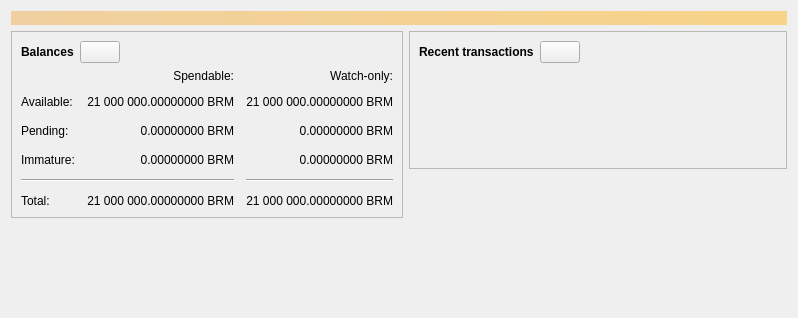
<?xml version="1.0" encoding="UTF-8"?>
<ui version="4.0">
 <class>OverviewPage</class>
 <widget class="QWidget" name="OverviewPage">
  <property name="geometry">
   <rect>
    <x>0</x>
    <y>0</y>
    <width>798</width>
    <height>318</height>
   </rect>
  </property>
  <property name="windowTitle">
   <string>Form</string>
  </property>
  <layout class="QVBoxLayout" name="topLayout">
   <item>
    <widget class="QLabel" name="labelAlerts">
     <property name="visible">
      <bool>false</bool>
     </property>
     <property name="styleSheet">
      <string notr="true">QLabel { background-color: qlineargradient(x1: 0, y1: 0, x2: 1, y2: 0, stop:0 #F0D0A0, stop:1 #F8D488); color:#000000; }</string>
     </property>
     <property name="wordWrap">
      <bool>true</bool>
     </property>
     <property name="margin">
      <number>3</number>
     </property>
     <property name="textInteractionFlags">
      <set>Qt::TextSelectableByMouse</set>
     </property>
    </widget>
   </item>
   <item>
    <layout class="QHBoxLayout" name="horizontalLayout" stretch="1,1">
     <item>
      <layout class="QVBoxLayout" name="verticalLayout_2">
       <item>
        <widget class="QFrame" name="frame">
         <property name="frameShape">
          <enum>QFrame::StyledPanel</enum>
         </property>
         <property name="frameShadow">
          <enum>QFrame::Raised</enum>
         </property>
         <layout class="QVBoxLayout" name="verticalLayout_4">
          <item>
           <layout class="QHBoxLayout" name="horizontalLayout_4">
            <item>
             <widget class="QLabel" name="label_5">
              <property name="font">
               <font>
                <weight>75</weight>
                <bold>true</bold>
               </font>
              </property>
              <property name="text">
               <string>Balances</string>
              </property>
             </widget>
            </item>
            <item>
             <widget class="QPushButton" name="labelWalletStatus">
              <property name="enabled">
               <bool>true</bool>
              </property>
              <property name="maximumSize">
               <size>
                <width>45</width>
                <height>16777215</height>
               </size>
              </property>
              <property name="toolTip">
               <string>The displayed information may be out of date. Your wallet automatically synchronizes with the Bitcoin network after a connection is established, but this process has not completed yet.</string>
              </property>
              <property name="text">
               <string/>
              </property>
              <property name="icon">
               <iconset resource="../bitraam.qrc">
                <normaloff>:/icons/warning</normaloff>
                <disabledoff>:/icons/warning</disabledoff>:/icons/warning</iconset>
              </property>
              <property name="iconSize">
               <size>
                <width>24</width>
                <height>24</height>
               </size>
              </property>
             </widget>
            </item>
            <item>
             <spacer name="horizontalSpacer_3">
              <property name="orientation">
               <enum>Qt::Horizontal</enum>
              </property>
              <property name="sizeHint" stdset="0">
               <size>
                <width>40</width>
                <height>20</height>
               </size>
              </property>
             </spacer>
            </item>
           </layout>
          </item>
          <item>
           <layout class="QGridLayout" name="gridLayout">
            <property name="spacing">
             <number>12</number>
            </property>
            <item row="2" column="2">
             <widget class="QLabel" name="labelWatchPending">
              <property name="cursor">
               <cursorShape>IBeamCursor</cursorShape>
              </property>
              <property name="toolTip">
               <string>Unconfirmed transactions to watch-only addresses</string>
              </property>
              <property name="text">
               <string notr="true">0.00000000 BRM</string>
              </property>
              <property name="alignment">
               <set>Qt::AlignRight|Qt::AlignTrailing|Qt::AlignVCenter</set>
              </property>
              <property name="textInteractionFlags">
               <set>Qt::LinksAccessibleByMouse|Qt::TextSelectableByKeyboard|Qt::TextSelectableByMouse</set>
              </property>
             </widget>
            </item>
            <item row="2" column="1">
             <widget class="QLabel" name="labelUnconfirmed">
              <property name="cursor">
               <cursorShape>IBeamCursor</cursorShape>
              </property>
              <property name="toolTip">
               <string>Total of transactions that have yet to be confirmed, and do not yet count toward the spendable balance</string>
              </property>
              <property name="text">
               <string notr="true">0.00000000 BRM</string>
              </property>
              <property name="alignment">
               <set>Qt::AlignRight|Qt::AlignTrailing|Qt::AlignVCenter</set>
              </property>
              <property name="textInteractionFlags">
               <set>Qt::LinksAccessibleByMouse|Qt::TextSelectableByKeyboard|Qt::TextSelectableByMouse</set>
              </property>
             </widget>
            </item>
            <item row="3" column="2">
             <widget class="QLabel" name="labelWatchImmature">
              <property name="cursor">
               <cursorShape>IBeamCursor</cursorShape>
              </property>
              <property name="toolTip">
               <string>Mined balance in watch-only addresses that has not yet matured</string>
              </property>
              <property name="text">
               <string notr="true">0.00000000 BRM</string>
              </property>
              <property name="alignment">
               <set>Qt::AlignRight|Qt::AlignTrailing|Qt::AlignVCenter</set>
              </property>
              <property name="textInteractionFlags">
               <set>Qt::LinksAccessibleByMouse|Qt::TextSelectableByKeyboard|Qt::TextSelectableByMouse</set>
              </property>
             </widget>
            </item>
            <item row="4" column="0" colspan="2">
             <widget class="Line" name="line">
              <property name="orientation">
               <enum>Qt::Horizontal</enum>
              </property>
             </widget>
            </item>
            <item row="4" column="2">
             <widget class="Line" name="lineWatchBalance">
              <property name="sizePolicy">
               <sizepolicy hsizetype="Preferred" vsizetype="Fixed">
                <horstretch>0</horstretch>
                <verstretch>0</verstretch>
               </sizepolicy>
              </property>
              <property name="minimumSize">
               <size>
                <width>140</width>
                <height>0</height>
               </size>
              </property>
              <property name="orientation">
               <enum>Qt::Horizontal</enum>
              </property>
             </widget>
            </item>
            <item row="5" column="0">
             <widget class="QLabel" name="labelTotalText">
              <property name="text">
               <string>Total:</string>
              </property>
             </widget>
            </item>
            <item row="3" column="1">
             <widget class="QLabel" name="labelImmature">
              <property name="cursor">
               <cursorShape>IBeamCursor</cursorShape>
              </property>
              <property name="toolTip">
               <string>Mined balance that has not yet matured</string>
              </property>
              <property name="text">
               <string notr="true">0.00000000 BRM</string>
              </property>
              <property name="alignment">
               <set>Qt::AlignRight|Qt::AlignTrailing|Qt::AlignVCenter</set>
              </property>
              <property name="textInteractionFlags">
               <set>Qt::LinksAccessibleByMouse|Qt::TextSelectableByKeyboard|Qt::TextSelectableByMouse</set>
              </property>
             </widget>
            </item>
            <item row="2" column="3">
             <spacer name="horizontalSpacer_2">
              <property name="orientation">
               <enum>Qt::Horizontal</enum>
              </property>
              <property name="sizeHint" stdset="0">
               <size>
                <width>40</width>
                <height>20</height>
               </size>
              </property>
             </spacer>
            </item>
            <item row="3" column="0">
             <widget class="QLabel" name="labelImmatureText">
              <property name="text">
               <string>Immature:</string>
              </property>
             </widget>
            </item>
            <item row="5" column="1">
             <widget class="QLabel" name="labelTotal">
              <property name="cursor">
               <cursorShape>IBeamCursor</cursorShape>
              </property>
              <property name="toolTip">
               <string>Your current total balance</string>
              </property>
              <property name="text">
               <string notr="true">21 000 000.00000000 BRM</string>
              </property>
              <property name="alignment">
               <set>Qt::AlignRight|Qt::AlignTrailing|Qt::AlignVCenter</set>
              </property>
              <property name="textInteractionFlags">
               <set>Qt::LinksAccessibleByMouse|Qt::TextSelectableByKeyboard|Qt::TextSelectableByMouse</set>
              </property>
             </widget>
            </item>
            <item row="5" column="2">
             <widget class="QLabel" name="labelWatchTotal">
              <property name="cursor">
               <cursorShape>IBeamCursor</cursorShape>
              </property>
              <property name="toolTip">
               <string>Current total balance in watch-only addresses</string>
              </property>
              <property name="text">
               <string notr="true">21 000 000.00000000 BRM</string>
              </property>
              <property name="alignment">
               <set>Qt::AlignRight|Qt::AlignTrailing|Qt::AlignVCenter</set>
              </property>
              <property name="textInteractionFlags">
               <set>Qt::LinksAccessibleByMouse|Qt::TextSelectableByKeyboard|Qt::TextSelectableByMouse</set>
              </property>
             </widget>
            </item>
            <item row="0" column="2">
             <widget class="QLabel" name="labelWatchonly">
              <property name="text">
               <string>Watch-only:</string>
              </property>
              <property name="alignment">
               <set>Qt::AlignRight|Qt::AlignTrailing|Qt::AlignVCenter</set>
              </property>
             </widget>
            </item>
            <item row="1" column="0">
             <widget class="QLabel" name="labelBalanceText">
              <property name="text">
               <string>Available:</string>
              </property>
             </widget>
            </item>
            <item row="1" column="1">
             <widget class="QLabel" name="labelBalance">
              <property name="cursor">
               <cursorShape>IBeamCursor</cursorShape>
              </property>
              <property name="toolTip">
               <string>Your current spendable balance</string>
              </property>
              <property name="text">
               <string notr="true">21 000 000.00000000 BRM</string>
              </property>
              <property name="alignment">
               <set>Qt::AlignRight|Qt::AlignTrailing|Qt::AlignVCenter</set>
              </property>
              <property name="textInteractionFlags">
               <set>Qt::LinksAccessibleByMouse|Qt::TextSelectableByKeyboard|Qt::TextSelectableByMouse</set>
              </property>
             </widget>
            </item>
            <item row="1" column="2">
             <widget class="QLabel" name="labelWatchAvailable">
              <property name="cursor">
               <cursorShape>IBeamCursor</cursorShape>
              </property>
              <property name="toolTip">
               <string>Your current balance in watch-only addresses</string>
              </property>
              <property name="text">
               <string notr="true">21 000 000.00000000 BRM</string>
              </property>
              <property name="alignment">
               <set>Qt::AlignRight|Qt::AlignTrailing|Qt::AlignVCenter</set>
              </property>
              <property name="textInteractionFlags">
               <set>Qt::LinksAccessibleByMouse|Qt::TextSelectableByKeyboard|Qt::TextSelectableByMouse</set>
              </property>
             </widget>
            </item>
            <item row="2" column="0">
             <widget class="QLabel" name="labelPendingText">
              <property name="text">
               <string>Pending:</string>
              </property>
             </widget>
            </item>
            <item row="0" column="1">
             <widget class="QLabel" name="labelSpendable">
              <property name="text">
               <string>Spendable:</string>
              </property>
              <property name="alignment">
               <set>Qt::AlignRight|Qt::AlignTrailing|Qt::AlignVCenter</set>
              </property>
             </widget>
            </item>
           </layout>
          </item>
         </layout>
        </widget>
       </item>
       <item>
        <spacer name="verticalSpacer">
         <property name="orientation">
          <enum>Qt::Vertical</enum>
         </property>
         <property name="sizeHint" stdset="0">
          <size>
           <width>20</width>
           <height>40</height>
          </size>
         </property>
        </spacer>
       </item>
      </layout>
     </item>
     <item>
      <layout class="QVBoxLayout" name="verticalLayout_3">
       <item>
        <widget class="QFrame" name="frame_2">
         <property name="frameShape">
          <enum>QFrame::StyledPanel</enum>
         </property>
         <property name="frameShadow">
          <enum>QFrame::Raised</enum>
         </property>
         <layout class="QVBoxLayout" name="verticalLayout">
          <item>
           <layout class="QHBoxLayout" name="horizontalLayout_2">
            <item>
             <widget class="QLabel" name="label_4">
              <property name="font">
               <font>
                <weight>75</weight>
                <bold>true</bold>
               </font>
              </property>
              <property name="text">
               <string>Recent transactions</string>
              </property>
             </widget>
            </item>
            <item>
             <widget class="QPushButton" name="labelTransactionsStatus">
              <property name="enabled">
               <bool>true</bool>
              </property>
              <property name="maximumSize">
               <size>
                <width>45</width>
                <height>16777215</height>
               </size>
              </property>
              <property name="toolTip">
               <string>The displayed information may be out of date. Your wallet automatically synchronizes with the Bitcoin network after a connection is established, but this process has not completed yet.</string>
              </property>
              <property name="text">
               <string/>
              </property>
              <property name="icon">
               <iconset resource="../bitraam.qrc">
                <normaloff>:/icons/warning</normaloff>
                <disabledoff>:/icons/warning</disabledoff>:/icons/warning</iconset>
              </property>
              <property name="iconSize">
               <size>
                <width>24</width>
                <height>24</height>
               </size>
              </property>
             </widget>
            </item>
            <item>
             <spacer name="horizontalSpacer">
              <property name="orientation">
               <enum>Qt::Horizontal</enum>
              </property>
              <property name="sizeHint" stdset="0">
               <size>
                <width>40</width>
                <height>20</height>
               </size>
              </property>
             </spacer>
            </item>
           </layout>
          </item>
          <item>
           <widget class="TransactionOverviewWidget" name="listTransactions">
            <property name="styleSheet">
             <string notr="true">QListView { background: transparent; }</string>
            </property>
            <property name="frameShape">
             <enum>QFrame::NoFrame</enum>
            </property>
            <property name="verticalScrollBarPolicy">
             <enum>Qt::ScrollBarAlwaysOff</enum>
            </property>
            <property name="horizontalScrollBarPolicy">
             <enum>Qt::ScrollBarAlwaysOff</enum>
            </property>
            <property name="sizeAdjustPolicy">
             <enum>QAbstractScrollArea::AdjustToContents</enum>
            </property>
            <property name="selectionMode">
             <enum>QAbstractItemView::NoSelection</enum>
            </property>
            <property name="uniformItemSizes">
             <bool>true</bool>
            </property>
           </widget>
          </item>
         </layout>
        </widget>
       </item>
       <item>
        <spacer name="verticalSpacer_2">
         <property name="orientation">
          <enum>Qt::Vertical</enum>
         </property>
         <property name="sizeHint" stdset="0">
          <size>
           <width>20</width>
           <height>40</height>
          </size>
         </property>
        </spacer>
       </item>
      </layout>
     </item>
    </layout>
   </item>
  </layout>
 </widget>
 <customwidgets>
  <customwidget>
   <class>TransactionOverviewWidget</class>
   <extends>QListView</extends>
   <header>qt/transactionoverviewwidget.h</header>
  </customwidget>
 </customwidgets>
 <resources/>
 <connections/>
</ui>
